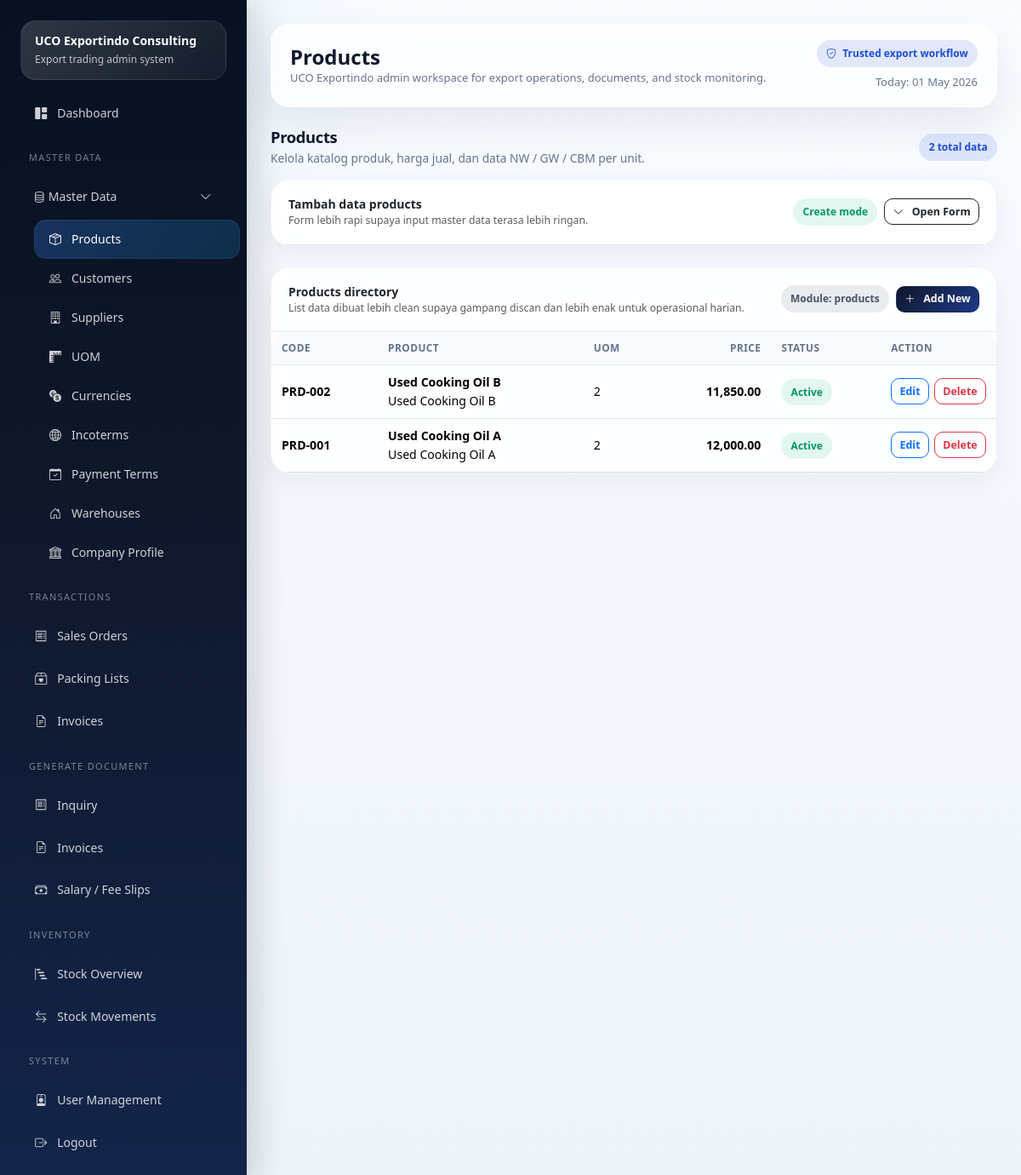
Screenshot of /masters/products (signed in) with the database file from the repository.
### tables this page shows
CREATE TABLE IF NOT EXISTS `products` (
  `id` int NOT NULL AUTO_INCREMENT,
  `code` varchar(50) NOT NULL,
  `product_name` varchar(150) NOT NULL,
  `description` text,
  `uom_id` int DEFAULT NULL,
  `sales_price` decimal(18,2) NOT NULL DEFAULT '0.00',
  `nw_unit` decimal(18,4) NOT NULL DEFAULT '0.0000',
  `gw_unit` decimal(18,4) NOT NULL DEFAULT '0.0000',
  `cbm_unit` decimal(18,4) NOT NULL DEFAULT '0.0000',
  `package_unit` decimal(18,4) NOT NULL DEFAULT '0.0000',
  `is_active` tinyint(1) NOT NULL DEFAULT '1',
  `created_at` timestamp NULL DEFAULT CURRENT_TIMESTAMP,
  PRIMARY KEY (`id`),
  KEY `fk_products_uom` (`uom_id`),
  CONSTRAINT `fk_products_uom` FOREIGN KEY (`uom_id`) REFERENCES `uoms` (`id`) ON DELETE SET NULL
);

### application/core/MY_Controller.php (called while the page is built, shortened)
<?php
class MY_Controller extends CI_Controller
{
    protected $user;
    public function __construct()
    {
        $this->user = $this->session->userdata('user');
    }
    protected function render($view, $data = [], $layout = 'admin')
    {
        $data['current_user'] = $this->user;
        $this->load->view('templates/admin_header', $data);
        $this->load->view($view, $data);
        $this->load->view('templates/admin_footer', $data);
    }
}

### application/controllers/Masters.php (called while the page is built, shortened)
<?php
class Masters extends MY_Controller
{
    private $maps = [];
    public function __construct()
    {
        $this->maps = [
            'customers' => ['table' => 'customers', 'title' => 'Customers', 'fields' => ['customer_code', 'company_name', 'pic_name', 'email', 'phone', 'address', 'country', 'is_active']],
            'suppliers' => ['table' => 'suppliers', 'title' => 'Suppliers', 'fields' => ['company_name', 'pic_name', 'email', 'phone', 'address', 'country']],
            'uom' => ['table' => 'uoms', 'title' => 'UOM', 'fields' => ['uom_name']],
            'currencies' => ['table' => 'currencies', 'title' => 'Currencies', 'fields' => ['currency_code', 'currency_name']],
            'incoterms' => ['table' => 'incoterms', 'title' => 'Incoterms', 'fields' => ['incoterm_code', 'description']],
            'payment_terms' => ['table' => 'payment_terms', 'title' => 'Payment Terms', 'fields' => ['term_name', 'description']],
            'warehouses' => ['table' => 'warehouses', 'title' => 'Warehouses', 'fields' => ['code', 'warehouse_name', 'location', 'is_active']],
            'users' => ['table' => 'users', 'title' => 'User Management', 'fields' => ['nama', 'username', 'password', 'role', 'is_active']],
            'products' => ['table' => 'products', 'title' => 'Products', 'fields' => ['code', 'product_name', 'description', 'uom_id', 'sales_price', 'nw_unit', 'gw_unit', 'cbm_unit', 'package_unit', 'is_active']],
        ];
    }
    public function index($slug = 'products')
    {
        $cfg = $this->maps[$slug];
        $data['page_title'] = $cfg['title'];
        $data['slug'] = $slug;
        $data['cfg'] = $cfg;
        $data['edit'] = $this->input->get('edit') ? $this->crud->get($cfg['table'], $this->input->get('edit')) : null;
        if ($slug === 'products') $data['uoms'] = $this->crud->all('uoms', 'uom_name ASC');
        $data['rows'] = $this->crud->all($cfg['table']);
        $this->render('admin/masters/index', $data);
    }
}

### index.php (called while the page is built, shortened)
<?php
require BASEPATH . 'core/CodeIgniter.php';

### application/helpers/uco_helper.php (called while the page is built, shortened)
<?php
function e($str)
{
    return htmlspecialchars((string)$str, ENT_QUOTES, 'UTF-8');
}
function format_money($amount, $decimals = 2)
{
    return number_format((float)$amount, $decimals, '.', ',');
}

### application/models/Crud_model.php (called while the page is built, shortened)
<?php
class Crud_model extends CI_Model
{
    public function all($table, $orderBy = 'id DESC')
    {
        $this->db->order_by($orderBy);
        return $this->db->get($table)->result_array();
    }
}

### application/views/admin/masters/index.php (the view, shortened to what this page needs)
<?php
$count_rows = is_array($rows) ? count($rows) : 0;
$title_map = [
  'products' => 'Kelola katalog produk, harga jual, dan data NW / GW / CBM per unit.',
  'customers' => 'Simpan buyer dan customer export agar transaksi lebih cepat saat create SO.',
  'suppliers' => 'Kelola data vendor atau supplier untuk kebutuhan sourcing dan operasional.',
  'uom' => 'Atur satuan unit yang dipakai oleh produk dan transaksi.',
  'currencies' => 'Kelola mata uang untuk sales order dan invoice internasional.',
  'incoterms' => 'Standarkan term perdagangan agar dokumen export lebih konsisten.',
  'payment_terms' => 'Simpan skema pembayaran yang sering dipakai saat transaksi.',
  'warehouses' => 'Kelola gudang aktif untuk flow inbound, stock, dan shipment.',
  'users' => 'Atur akses admin dan staff agar operasional lebih tertib.',
];
$form_title = $edit ? 'Edit data ' . strtolower($page_title) : 'Tambah data ' . strtolower($page_title);
$section_desc = $title_map[$slug] ?? 'Kelola master data sistem dengan tampilan yang lebih modern dan mudah dipahami.';
?>
<div class="section-block">
  <div class="section-head">
    <div>
      <h3><?= e($page_title); ?></h3>
      <p><?= e($section_desc); ?></p>
    </div>
    <span class="badge-soft badge-soft-primary"><?= $count_rows; ?> total data</span>
  </div>
  <div class="row g-4">
    <div class="col-12">
      <div class="card shadow-sm">
        <div class="card-header d-flex flex-wrap justify-content-between align-items-center gap-3">
          <div>
            <strong><?= e(ucfirst($form_title)); ?></strong>
            <div class="text-muted small">Form lebih rapi supaya input master data terasa lebih ringan.</div>
          </div>
          <div class="d-flex align-items-center gap-2">
            <?php if ($edit): ?>
              <span class="badge-soft badge-soft-warning">Edit mode</span>
            <?php else: ?>
              <span class="badge-soft badge-soft-success">Create mode</span>
            <?php endif; ?>
            <button
              class="btn btn-sm btn-outline-dark"
              type="button"
              data-bs-toggle="collapse"
              data-bs-target="#masterFormCollapse"
              aria-expanded="<?= $edit ? 'true' : 'false'; ?>"
              aria-controls="masterFormCollapse">
              <i class="bi bi-chevron-down me-1"></i>
              <?= $edit ? 'Hide / Show Form' : 'Open Form'; ?>
            </button>
          </div>
        </div>
      </div>
    </div>
    <div class="col-12">
      <div class="card shadow-sm">
        <div class="card-header d-flex flex-wrap justify-content-between align-items-center gap-3">
          <div>
            <strong><?= e($page_title); ?> directory</strong>
            <div class="text-muted small">List data dibuat lebih clean supaya gampang discan dan lebih enak untuk operasional harian.</div>
          </div>
          <div class="d-flex align-items-center gap-2">
            <div class="badge-soft badge-soft-secondary">Module: <?= e($slug); ?></div>
            <button
              class="btn btn-sm btn-dark"
              type="button"
              data-bs-toggle="collapse"
              data-bs-target="#masterFormCollapse"
              aria-expanded="<?= $edit ? 'true' : 'false'; ?>"
              aria-controls="masterFormCollapse">
              <i class="bi bi-plus-lg me-1"></i> Add New
            </button>
          </div>
        </div>
        <div class="card-body p-0">
          <div class="table-responsive">
            <table class="table table-sm mb-0 align-middle">
              <thead>
                <tr>
                  <?php if ($slug === 'products'): ?>
                    <th>Code</th>
                    <th>Product</th>
                    <th>UOM</th>
                    <th class="text-end">Price</th>
                    <th>Status</th>
                    <th class="action-cell">Action</th>
                  <?php elseif ($slug === 'uom'): ?>
                    <th>UOM</th>
                    <th class="action-cell">Action</th>
                  <?php elseif ($slug === 'currencies'): ?>
                    <th>Code</th>
                    <th>Name</th>
                    <th class="action-cell">Action</th>
                  <?php elseif ($slug === 'incoterms'): ?>
                    <th>Code</th>
                    <th>Description</th>
                    <th class="action-cell">Action</th>
                  <?php elseif ($slug === 'payment_terms'): ?>
                    <th>Term</th>
                    <th>Description</th>
                    <th class="action-cell">Action</th>
                  <?php endif; ?>
                </tr>
              </thead>
              <tbody>
                <?php if (!$rows): ?>
                  <tr>
                    <td colspan="6" class="empty-state">Belum ada data <?= e(strtolower($page_title)); ?>.</td>
                  </tr>
                  <?php else: foreach ($rows as $row): ?>
                    <tr>
                      <?php if ($slug === 'products'): ?>
                        <td class="fw-semibold"><?= e($row['code']); ?></td>
                        <td>
                          <div class="fw-semibold"><?= e($row['product_name']); ?></div>
                          <div class="small-muted"><?= e($row['description']); ?></div>
                        </td>
                        <td><?= e($row['uom_id'] ?? '-'); ?></td>
                        <td class="text-end fw-semibold"><?= format_money($row['sales_price'] ?? 0); ?></td>
                        <td><span class="badge-soft badge-soft-<?= (($row['is_active'] ?? 1) ? 'success' : 'secondary'); ?>"><?= (($row['is_active'] ?? 1) ? 'Active' : 'Inactive'); ?></span></td>
                      <?php elseif ($slug === 'uom'): ?>
                        <td class="fw-semibold"><?= e($row['uom_name']); ?></td>
                      <?php elseif ($slug === 'currencies'): ?>
                        <td class="fw-semibold"><?= e($row['currency_code']); ?></td>
                        <td><?= e($row['currency_name']); ?></td>
                      <?php elseif ($slug === 'incoterms'): ?>
                        <td class="fw-semibold"><?= e($row['incoterm_code']); ?></td>
                        <td><?= e($row['description']); ?></td>
                      <?php elseif ($slug === 'payment_terms'): ?>
                        <td class="fw-semibold"><?= e($row['term_name']); ?></td>
                        <td><?= e($row['description']); ?></td>
                      <?php endif; ?>
                      <td class="action-cell">
                        <div class="table-action-group">
                          <a href="<?= site_url('masters/' . $slug . '?edit=' . $row['id']); ?>" class="btn btn-sm btn-outline-primary">Edit</a>
                          <form method="post" class="d-inline" onsubmit="return confirm('Hapus data ini?')">
                            <button class="btn btn-sm btn-outline-danger">Delete</button>
                          </form>
                        </div>
                      </td>
                    </tr>
                <?php endforeach;
                endif; ?>
              </tbody>
            </table>
          </div>
        </div>
      </div>
    </div>
  </div>
</div>

### assets/css2/app.css (style rules this page uses)
:root { --uco-navy: #0f172a; --uco-navy-2: #111c44; --uco-blue: #1d4ed8; --uco-cyan: #0ea5e9; --uco-green: #10b981; --uco-warning: #f59e0b; --uco-danger: #ef4444; --uco-light: #f8fafc; --uco-line: #e2e8f0; --uco-text: #0f172a; --uco-muted: #64748b; --uco-card: #ffffff; --uco-shadow: 0 20px 45px rgba(15, 23, 42, .08); }
html, body { height: 100%; }
body { font-size: 14px; color: var(--uco-text); background: radial-gradient(circle at top left, rgba(14, 165, 233, .08), transparent 26%), linear-gradient(180deg, #f8fbff 0%, #eef4fb 100%); }
a { text-decoration: none; }
.glass-card, .card, .login-card, .public-soft-card { border: 1px solid rgba(15, 23, 42, .06) !important; border-radius: 22px !important; box-shadow: var(--uco-shadow) !important; }
.card, .glass-card { background: rgba(255,255,255,.9); overflow: hidden; }
.card .card-header { background: transparent !important; border-bottom: 1px solid var(--uco-line); padding: 18px 20px; }
.card .card-body { padding: 20px; }
.table-responsive { border-radius: 18px; }
.table-sm td, .table-sm th { vertical-align: middle; padding: .85rem .9rem; }
.table thead th { background: #f8fafc; color: #334155; font-size: 12px; text-transform: uppercase; letter-spacing: .03em; border-bottom: 1px solid var(--uco-line); }
.badge-soft { padding: .45rem .7rem; border-radius: 999px; font-weight: 600; font-size: 12px; }
.badge-soft-primary { background: rgba(29,78,216,.12); color: #1d4ed8; }
.badge-soft-success { background: rgba(16,185,129,.12); color: #059669; }
.badge-soft-secondary { background: rgba(100,116,139,.14); color: #475569; }
.section-block { margin-bottom: 24px; }
.section-head { display: flex; justify-content: space-between; gap: 14px; align-items: end; margin-bottom: 14px; }
.section-head h3 { font-size: 1.05rem; margin: 0; font-weight: 700; }
.section-head p { margin: 4px 0 0; color: var(--uco-muted); font-size: 13px; }
.btn { border-radius: 14px; padding: .62rem 1rem; font-weight: 600; }
.btn-dark { background: linear-gradient(135deg, #0f172a, #1e3a8a); border-color: transparent; }
.table-action-group { display: flex; flex-wrap: wrap; gap: 8px; }
.table td .small-muted { max-width:360px;white-space:nowrap;overflow:hidden;text-overflow:ellipsis }

### application/views/templates/admin_header.php (style rules this page uses)
html { overflow-y: scroll; }
body { overflow-x: hidden; }
.section-block { margin-bottom: 1.35rem; }
.section-head { display: flex; align-items: center; justify-content: space-between; gap: 1rem; margin-bottom: .85rem; }
.section-head h3 { margin-bottom: .15rem; font-size: 1.15rem; font-weight: 800; letter-spacing: -.02em; }
.section-head p { margin-bottom: 0; font-size: .86rem; color: #64748b; }
.card { border: 1px solid rgba(15, 23, 42, .08); border-radius: 18px; }
.card.shadow-sm { box-shadow: 0 10px 30px rgba(15, 23, 42, .055) !important; }
.card-body { padding: 1.1rem; }
.btn { border-radius: 11px; font-weight: 700; display: inline-flex; align-items: center; justify-content: center; gap: .35rem; }
.btn-sm { min-height: 31px; padding: .28rem .58rem; border-radius: 10px; font-size: .78rem; line-height: 1.1; white-space: nowrap; }
.table-responsive { overflow-x: auto; }
.table { --bs-table-bg: transparent; font-size: .88rem; }
.table > :not(caption) > * > * { padding: .62rem .75rem; vertical-align: middle; }
.table thead th { font-size: .74rem; text-transform: uppercase; letter-spacing: .04em; color: #64748b; background: #f8fafc; border-bottom: 1px solid #e2e8f0; white-space: nowrap; }
.table-action-group, .action-buttons { display: inline-flex; align-items: center; flex-wrap: nowrap; gap: .38rem; white-space: nowrap; }
.table-action-group form, .action-buttons form { display: inline-flex; margin: 0; }
.table td.action-cell, .table th.action-cell { width: 1%; white-space: nowrap; }

### rows the page displays
products: code "PRD-002", product_name "Used Cooking Oil B", description "Used Cooking Oil B", uom "2", sales_price "11,850.00", is_active "Active"
products: code "PRD-001", product_name "Used Cooking Oil A", description "Used Cooking Oil A", uom "2", sales_price "12,000.00", is_active "Active"

### other values shown
$page_title "Products"
$section_desc "Kelola katalog produk, harga jual, dan data NW / GW / CBM per unit."
$count_rows "2"
$form_title "Tambah data products"
$slug "products"
